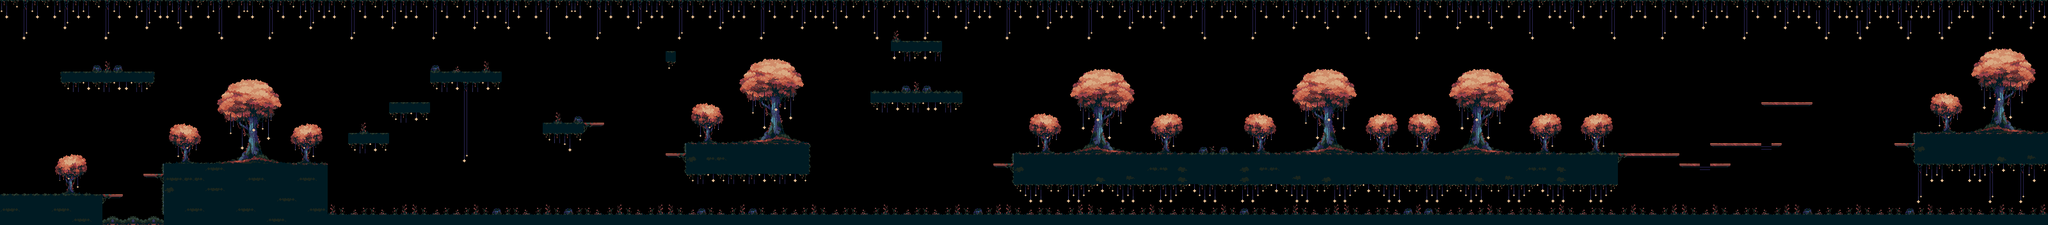

This is a level from a 2D game, rendered from its Tiled map with the project's own tilesets. A one-line summary and the map file follow, with tile-layer data summarised:
An orthogonal 200x22 tile map with 16x16 px tiles, 3 tile layers (Background, primeryForeground, secondaryForeground), 3 tilesets.

<map version="1.8" tiledversion="1.8.5" orientation="orthogonal" renderorder="right-down" width="200" height="22" tilewidth="16" tileheight="16" infinite="0" nextlayerid="6" nextobjectid="1">
 <tileset firstgid="1" name="nighttiles" tilewidth="16" tileheight="16" spacing="2" margin="2" tilecount="98" columns="14">
  <image source="TileSets/Night/nighttiles.png" width="256" height="128" />
 </tileset>
 <tileset firstgid="99" name="tree3" tilewidth="16" tileheight="16" tilecount="16" columns="4">
  <image source="TileSets/Night/tree3.png" width="64" height="64" />
 </tileset>
 <tileset firstgid="115" name="tree4" tilewidth="16" tileheight="16" tilecount="72" columns="8">
  <image source="TileSets/Night/tree4.png" width="128" height="144" />
 </tileset>
 <layer id="1" name="Background" width="200" height="22">
  <data>[4400 cells, 0 non-empty, 0 distinct tile ids]</data>
 </layer>
 <layer id="2" name="primeryForeground" width="200" height="22">
  <data>[4400 cells, 2083 non-empty, 113 distinct tile ids]</data>
 </layer>
 <layer id="3" name="secondaryForeground" width="200" height="22">
  <data>[4400 cells, 0 non-empty, 0 distinct tile ids]</data>
 </layer>
 <objectgroup id="4" name="Hitboxes" />
 <objectgroup id="5" name="Entities" />
 <objectgroup id="6" name="Particle" />
</map>
